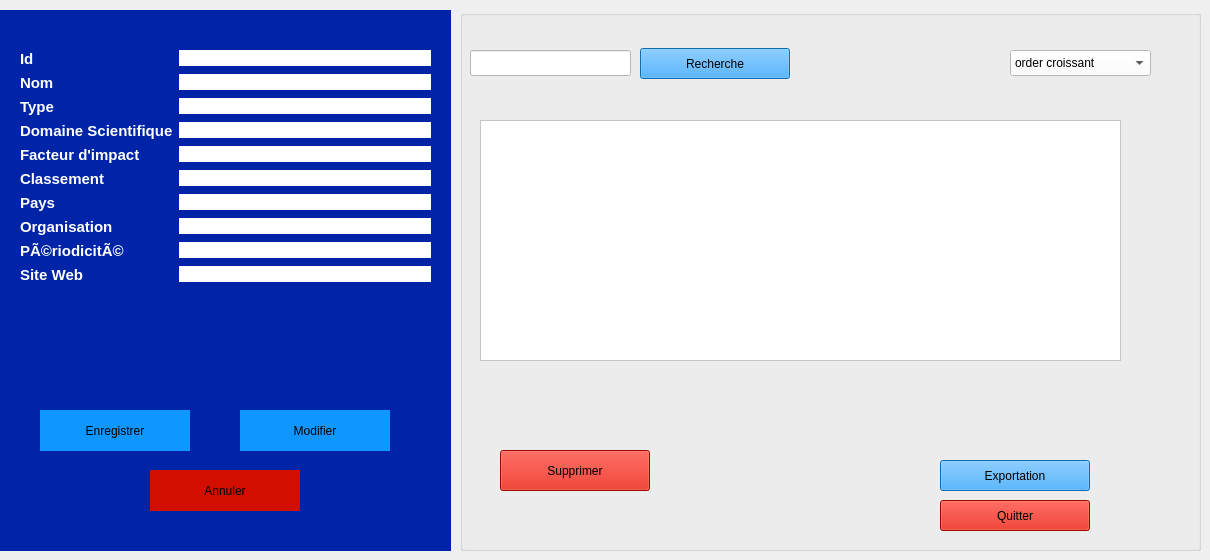
     <widget class="QWidget" name="stackedWidgetPage3">
      <widget class="QGroupBox" name="groupBox_Journal_Form">
       <property name="geometry">
        <rect>
         <x>0</x>
         <y>10</y>
         <width>451</width>
         <height>541</height>
        </rect>
       </property>
       <property name="styleSheet">
        <string notr="true">background-color: rgb(0, 36, 168);
border: #A8D3F0;</string>
       </property>
       <property name="title">
        <string/>
       </property>
       <widget class="QWidget" name="formLayoutWidget_Journal">
        <property name="geometry">
         <rect>
          <x>20</x>
          <y>40</y>
          <width>411</width>
          <height>331</height>
         </rect>
        </property>
        <layout class="QFormLayout" name="formLayout_Journal">
         <item row="0" column="0">
          <widget class="QLabel" name="label_Journal_id">
           <property name="text">
            <string>&lt;html&gt;&lt;head/&gt;&lt;body&gt;&lt;p&gt;&lt;span style=&quot; font-size:11pt; font-weight:700; color:#ffffff;&quot;&gt;Id&lt;/span&gt;&lt;/p&gt;&lt;/body&gt;&lt;/html&gt;</string>
           </property>
          </widget>
         </item>
         <item row="0" column="1">
          <widget class="QLineEdit" name="id">
           <property name="styleSheet">
            <string notr="true">background-color: rgb(255, 255, 255);</string>
           </property>
          </widget>
         </item>
         <item row="1" column="0">
          <widget class="QLabel" name="label_Journal_nom">
           <property name="text">
            <string>&lt;html&gt;&lt;head/&gt;&lt;body&gt;&lt;p&gt;&lt;span style=&quot; font-size:11pt; font-weight:700; color:#ffffff;&quot;&gt;Nom&lt;/span&gt;&lt;/p&gt;&lt;/body&gt;&lt;/html&gt;</string>
           </property>
          </widget>
         </item>
         <item row="1" column="1">
          <widget class="QLineEdit" name="nom">
           <property name="styleSheet">
            <string notr="true">background-color: rgb(255, 255, 255);</string>
           </property>
          </widget>
         </item>
         <item row="2" column="0">
          <widget class="QLabel" name="label_Journal_type">
           <property name="text">
            <string>&lt;html&gt;&lt;head/&gt;&lt;body&gt;&lt;p&gt;&lt;span style=&quot; font-size:11pt; font-weight:700; color:#ffffff;&quot;&gt;Type&lt;/span&gt;&lt;/p&gt;&lt;/body&gt;&lt;/html&gt;</string>
           </property>
          </widget>
         </item>
         <item row="2" column="1">
          <widget class="QLineEdit" name="type">
           <property name="styleSheet">
            <string notr="true">background-color: rgb(255, 255, 255);</string>
           </property>
          </widget>
         </item>
         <item row="3" column="0">
          <widget class="QLabel" name="label_Journal_domaine">
           <property name="text">
            <string>&lt;html&gt;&lt;head/&gt;&lt;body&gt;&lt;p&gt;&lt;span style=&quot; font-size:11pt; font-weight:700; color:#ffffff;&quot;&gt;Domaine Scientifique&lt;/span&gt;&lt;/p&gt;&lt;/body&gt;&lt;/html&gt;</string>
           </property>
          </widget>
         </item>
         <item row="3" column="1">
          <widget class="QLineEdit" name="domaine_scientifique">
           <property name="styleSheet">
            <string notr="true">background-color: rgb(255, 255, 255);</string>
           </property>
          </widget>
         </item>
         <item row="4" column="0">
          <widget class="QLabel" name="label_Journal_facteur">
           <property name="text">
            <string>&lt;html&gt;&lt;head/&gt;&lt;body&gt;&lt;p&gt;&lt;span style=&quot; font-size:11pt; font-weight:700; color:#ffffff;&quot;&gt;Facteur d'impact&lt;/span&gt;&lt;/p&gt;&lt;/body&gt;&lt;/html&gt;</string>
           </property>
          </widget>
         </item>
         <item row="4" column="1">
          <widget class="QLineEdit" name="facteur_impact">
           <property name="styleSheet">
            <string notr="true">background-color: rgb(255, 255, 255);</string>
           </property>
          </widget>
         </item>
         <item row="5" column="0">
          <widget class="QLabel" name="label_Journal_classement">
           <property name="text">
            <string>&lt;html&gt;&lt;head/&gt;&lt;body&gt;&lt;p&gt;&lt;span style=&quot; font-size:11pt; font-weight:700; color:#ffffff;&quot;&gt;Classement&lt;/span&gt;&lt;/p&gt;&lt;/body&gt;&lt;/html&gt;</string>
           </property>
          </widget>
         </item>
         <item row="5" column="1">
          <widget class="QLineEdit" name="classement">
           <property name="styleSheet">
            <string notr="true">background-color: rgb(255, 255, 255);</string>
           </property>
          </widget>
         </item>
         <item row="6" column="0">
          <widget class="QLabel" name="label_Journal_pays">
           <property name="text">
            <string>&lt;html&gt;&lt;head/&gt;&lt;body&gt;&lt;p&gt;&lt;span style=&quot; font-size:11pt; font-weight:700; color:#ffffff;&quot;&gt;Pays&lt;/span&gt;&lt;/p&gt;&lt;/body&gt;&lt;/html&gt;</string>
           </property>
          </widget>
         </item>
         <item row="6" column="1">
          <widget class="QLineEdit" name="pays">
           <property name="styleSheet">
            <string notr="true">background-color: rgb(255, 255, 255);</string>
           </property>
          </widget>
         </item>
         <item row="7" column="0">
          <widget class="QLabel" name="label_Journal_organisation">
           <property name="text">
            <string>&lt;html&gt;&lt;head/&gt;&lt;body&gt;&lt;p&gt;&lt;span style=&quot; font-size:11pt; font-weight:700; color:#ffffff;&quot;&gt;Organisation&lt;/span&gt;&lt;/p&gt;&lt;/body&gt;&lt;/html&gt;</string>
           </property>
          </widget>
         </item>
         <item row="7" column="1">
          <widget class="QLineEdit" name="organisation">
           <property name="styleSheet">
            <string notr="true">background-color: rgb(255, 255, 255);</string>
           </property>
          </widget>
         </item>
         <item row="8" column="0">
          <widget class="QLabel" name="label_Journal_periodicite">
           <property name="text">
            <string>&lt;html&gt;&lt;head/&gt;&lt;body&gt;&lt;p&gt;&lt;span style=&quot; font-size:11pt; font-weight:700; color:#ffffff;&quot;&gt;PÃ©riodicitÃ©&lt;/span&gt;&lt;/p&gt;&lt;/body&gt;&lt;/html&gt;</string>
           </property>
          </widget>
         </item>
         <item row="8" column="1">
          <widget class="QLineEdit" name="periodicite">
           <property name="styleSheet">
            <string notr="true">background-color: rgb(255, 255, 255);</string>
           </property>
          </widget>
         </item>
         <item row="9" column="0">
          <widget class="QLabel" name="label_Journal_siteweb">
           <property name="text">
            <string>&lt;html&gt;&lt;head/&gt;&lt;body&gt;&lt;p&gt;&lt;span style=&quot; font-size:11pt; font-weight:700; color:#ffffff;&quot;&gt;Site Web&lt;/span&gt;&lt;/p&gt;&lt;/body&gt;&lt;/html&gt;</string>
           </property>
          </widget>
         </item>
         <item row="9" column="1">
          <widget class="QLineEdit" name="siteweb">
           <property name="styleSheet">
            <string notr="true">background-color: rgb(255, 255, 255);</string>
           </property>
          </widget>
         </item>
        </layout>
       </widget>
       <widget class="QPushButton" name="enregistrer">
        <property name="geometry">
         <rect>
          <x>40</x>
          <y>400</y>
          <width>150</width>
          <height>41</height>
         </rect>
        </property>
        <property name="minimumSize">
         <size>
          <width>0</width>
          <height>0</height>
         </size>
        </property>
        <property name="styleSheet">
         <string notr="true">background-color: rgb(16, 151, 255);
</string>
        </property>
        <property name="text">
         <string>Enregistrer</string>
        </property>
       </widget>
       <widget class="QPushButton" name="modif">
        <property name="geometry">
         <rect>
          <x>240</x>
          <y>400</y>
          <width>150</width>
          <height>41</height>
         </rect>
        </property>
        <property name="styleSheet">
         <string notr="true">background-color: rgb(16, 151, 255);
</string>
        </property>
        <property name="text">
         <string>Modifier</string>
        </property>
       </widget>
       <widget class="QPushButton" name="annuler">
        <property name="geometry">
         <rect>
          <x>150</x>
          <y>460</y>
          <width>150</width>
          <height>41</height>
         </rect>
        </property>
        <property name="styleSheet">
         <string notr="true">background-color: rgb(209, 14, 0);
</string>
        </property>
        <property name="text">
         <string>Annuler</string>
        </property>
       </widget>
      </widget>
      <widget class="QGroupBox" name="groupBox_Session_List_4">
       <property name="geometry">
        <rect>
         <x>460</x>
         <y>10</y>
         <width>741</width>
         <height>541</height>
        </rect>
       </property>
       <property name="styleSheet">
        <string notr="true">background-color: rgb(0, 36, 168);
border: #A8D3F0;
/* Style pour tous les GroupBox */
QGroupBox {
    border: 2px solid #2c3e50; /* Couleur de la bordure */
    border-radius: 15px;      /* MÃªme arrondi que les boutons */
    margin-top: 20px;         /* Espace pour le titre en haut */
    font-weight: bold;
    color: #2c3e50;
}
/* Style spÃ©cifique pour le titre du GroupBox */
QGroupBox::title {
    subcontrol-origin: margin;
    subcontrol-position: top center; /* Place le titre en haut au centre */
    padding: 0 10px;
}</string>
       </property>
       <property name="title">
        <string/>
       </property>
       <widget class="QLineEdit" name="rechSession_4">
        <property name="geometry">
         <rect>
          <x>10</x>
          <y>40</y>
          <width>161</width>
          <height>26</height>
         </rect>
        </property>
        <property name="styleSheet">
         <string notr="true">background-color: rgb(255, 255, 255);</string>
        </property>
       </widget>
       <widget class="QPushButton" name="rechercheSession_4">
        <property name="geometry">
         <rect>
          <x>180</x>
          <y>38</y>
          <width>150</width>
          <height>31</height>
         </rect>
        </property>
        <property name="styleSheet">
         <string notr="true">background-color: rgb(16, 151, 255);
</string>
        </property>
        <property name="text">
         <string>Recherche</string>
        </property>
       </widget>
       <widget class="QPushButton" name="SuppSession_4">
        <property name="geometry">
         <rect>
          <x>40</x>
          <y>440</y>
          <width>150</width>
          <height>41</height>
         </rect>
        </property>
        <property name="styleSheet">
         <string notr="true">background-color: rgb(209, 14, 0);</string>
        </property>
        <property name="text">
         <string>Supprimer</string>
        </property>
       </widget>
       <widget class="QPushButton" name="quitterSession_4">
        <property name="geometry">
         <rect>
          <x>480</x>
          <y>490</y>
          <width>150</width>
          <height>31</height>
         </rect>
        </property>
        <property name="styleSheet">
         <string notr="true">background-color: rgb(209, 14, 0);
</string>
        </property>
        <property name="text">
         <string>Quitter</string>
        </property>
       </widget>
       <widget class="QPushButton" name="expoSession_4">
        <property name="geometry">
         <rect>
          <x>480</x>
          <y>450</y>
          <width>150</width>
          <height>31</height>
         </rect>
        </property>
        <property name="styleSheet">
         <string notr="true">background-color: rgb(16, 151, 255);
</string>
        </property>
        <property name="text">
         <string>Exportation</string>
        </property>
       </widget>
       <widget class="QComboBox" name="comboBox_8">
        <property name="geometry">
         <rect>
          <x>550</x>
          <y>40</y>
          <width>141</width>
          <height>26</height>
         </rect>
        </property>
        <property name="palette">
         <palette>
          <active>
           <colorrole role="WindowText">
            <brush brushstyle="SolidPattern">
             <color alpha="255">
              <red>0</red>
              <green>0</green>
              <blue>0</blue>
             </color>
            </brush>
           </colorrole>
           <colorrole role="Button">
            <brush brushstyle="SolidPattern">
             <color alpha="255">
              <red>255</red>
              <green>255</green>
              <blue>255</blue>
             </color>
            </brush>
           </colorrole>
           <colorrole role="Light">
            <brush brushstyle="SolidPattern">
             <color alpha="255">
              <red>255</red>
              <green>255</green>
              <blue>255</blue>
             </color>
            </brush>
           </colorrole>
           <colorrole role="Midlight">
            <brush brushstyle="SolidPattern">
             <color alpha="255">
              <red>255</red>
              <green>255</green>
              <blue>255</blue>
             </color>
            </brush>
           </colorrole>
           <colorrole role="Dark">
            <brush brushstyle="SolidPattern">
             <color alpha="255">
              <red>127</red>
              <green>127</green>
              <blue>127</blue>
             </color>
            </brush>
           </colorrole>
           <colorrole role="Mid">
            <brush brushstyle="SolidPattern">
             <color alpha="255">
              <red>170</red>
              <green>170</green>
              <blue>170</blue>
             </color>
            </brush>
           </colorrole>
           <colorrole role="Text">
            <brush brushstyle="SolidPattern">
             <color alpha="255">
              <red>0</red>
              <green>0</green>
              <blue>0</blue>
             </color>
            </brush>
           </colorrole>
           <colorrole role="BrightText">
            <brush brushstyle="SolidPattern">
             <color alpha="255">
              <red>255</red>
              <green>255</green>
              <blue>255</blue>
             </color>
            </brush>
           </colorrole>
           <colorrole role="ButtonText">
            <brush brushstyle="SolidPattern">
             <color alpha="255">
              <red>0</red>
              <green>0</green>
              <blue>0</blue>
             </color>
            </brush>
           </colorrole>
           <colorrole role="Base">
            <brush brushstyle="SolidPattern">
             <color alpha="255">
              <red>255</red>
              <green>255</green>
              <blue>255</blue>
             </color>
            </brush>
           </colorrole>
           <colorrole role="Window">
            <brush brushstyle="SolidPattern">
             <color alpha="255">
              <red>255</red>
              <green>255</green>
              <blue>255</blue>
             </color>
            </brush>
           </colorrole>
           <colorrole role="Shadow">
            <brush brushstyle="SolidPattern">
             <color alpha="255">
              <red>0</red>
              <green>0</green>
              <blue>0</blue>
             </color>
            </brush>
           </colorrole>
           <colorrole role="AlternateBase">
            <brush brushstyle="SolidPattern">
             <color alpha="255">
              <red>255</red>
              <green>255</green>
              <blue>255</blue>
             </color>
            </brush>
           </colorrole>
           <colorrole role="ToolTipBase">
            <brush brushstyle="SolidPattern">
             <color alpha="255">
              <red>255</red>
              <green>255</green>
              <blue>220</blue>
             </color>
            </brush>
           </colorrole>
           <colorrole role="ToolTipText">
            <brush brushstyle="SolidPattern">
             <color alpha="255">
              <red>0</red>
              <green>0</green>
              <blue>0</blue>
             </color>
            </brush>
           </colorrole>
           <colorrole role="PlaceholderText">
            <brush brushstyle="SolidPattern">
             <color alpha="127">
              <red>0</red>
              <green>0</green>
              <blue>0</blue>
             </color>
            </brush>
           </colorrole>
           <colorrole role="Accent">
            <brush brushstyle="SolidPattern">
             <color alpha="255">
              <red>255</red>
              <green>255</green>
              <blue>255</blue>
             </color>
            </brush>
           </colorrole>
          </active>
          <inactive>
           <colorrole role="WindowText">
            <brush brushstyle="SolidPattern">
             <color alpha="255">
              <red>0</red>
              <green>0</green>
              <blue>0</blue>
             </color>
            </brush>
           </colorrole>
           <colorrole role="Button">
            <brush brushstyle="SolidPattern">
             <color alpha="255">
              <red>255</red>
              <green>255</green>
              <blue>255</blue>
             </color>
            </brush>
           </colorrole>
           <colorrole role="Light">
            <brush brushstyle="SolidPattern">
             <color alpha="255">
              <red>255</red>
              <green>255</green>
              <blue>255</blue>
             </color>
            </brush>
           </colorrole>
           <colorrole role="Midlight">
            <brush brushstyle="SolidPattern">
             <color alpha="255">
              <red>255</red>
              <green>255</green>
              <blue>255</blue>
             </color>
            </brush>
           </colorrole>
           <colorrole role="Dark">
            <brush brushstyle="SolidPattern">
             <color alpha="255">
              <red>127</red>
              <green>127</green>
              <blue>127</blue>
             </color>
            </brush>
           </colorrole>
           <colorrole role="Mid">
            <brush brushstyle="SolidPattern">
             <color alpha="255">
              <red>170</red>
              <green>170</green>
              <blue>170</blue>
             </color>
            </brush>
           </colorrole>
           <colorrole role="Text">
            <brush brushstyle="SolidPattern">
             <color alpha="255">
              <red>0</red>
              <green>0</green>
              <blue>0</blue>
             </color>
            </brush>
           </colorrole>
           <colorrole role="BrightText">
            <brush brushstyle="SolidPattern">
             <color alpha="255">
              <red>255</red>
              <green>255</green>
              <blue>255</blue>
             </color>
            </brush>
           </colorrole>
           <colorrole role="ButtonText">
            <brush brushstyle="SolidPattern">
             <color alpha="255">
              <red>0</red>
              <green>0</green>
              <blue>0</blue>
             </color>
            </brush>
           </colorrole>
           <colorrole role="Base">
            <brush brushstyle="SolidPattern">
             <color alpha="255">
              <red>255</red>
              <green>255</green>
              <blue>255</blue>
             </color>
            </brush>
           </colorrole>
           <colorrole role="Window">
            <brush brushstyle="SolidPattern">
             <color alpha="255">
              <red>255</red>
              <green>255</green>
              <blue>255</blue>
             </color>
            </brush>
           </colorrole>
           <colorrole role="Shadow">
            <brush brushstyle="SolidPattern">
             <color alpha="255">
              <red>0</red>
              <green>0</green>
              <blue>0</blue>
             </color>
            </brush>
           </colorrole>
           <colorrole role="AlternateBase">
            <brush brushstyle="SolidPattern">
             <color alpha="255">
              <red>255</red>
              <green>255</green>
              <blue>255</blue>
             </color>
            </brush>
           </colorrole>
           <colorrole role="ToolTipBase">
            <brush brushstyle="SolidPattern">
             <color alpha="255">
              <red>255</red>
              <green>255</green>
              <blue>220</blue>
             </color>
            </brush>
           </colorrole>
           <colorrole role="ToolTipText">
            <brush brushstyle="SolidPattern">
             <color alpha="255">
              <red>0</red>
              <green>0</green>
              <blue>0</blue>
             </color>
            </brush>
           </colorrole>
           <colorrole role="PlaceholderText">
            <brush brushstyle="SolidPattern">
             <color alpha="127">
              <red>0</red>
              <green>0</green>
              <blue>0</blue>
             </color>
            </brush>
           </colorrole>
           <colorrole role="Accent">
            <brush brushstyle="SolidPattern">
             <color alpha="255">
              <red>255</red>
              <green>255</green>
              <blue>255</blue>
             </color>
            </brush>
           </colorrole>
          </inactive>
          <disabled>
           <colorrole role="WindowText">
            <brush brushstyle="SolidPattern">
             <color alpha="255">
              <red>127</red>
              <green>127</green>
              <blue>127</blue>
             </color>
            </brush>
           </colorrole>
           <colorrole role="Button">
            <brush brushstyle="SolidPattern">
             <color alpha="255">
              <red>255</red>
              <green>255</green>
              <blue>255</blue>
             </color>
            </brush>
           </colorrole>
           <colorrole role="Light">
            <brush brushstyle="SolidPattern">
             <color alpha="255">
              <red>255</red>
              <green>255</green>
              <blue>255</blue>
             </color>
            </brush>
           </colorrole>
           <colorrole role="Midlight">
            <brush brushstyle="SolidPattern">
             <color alpha="255">
              <red>255</red>
              <green>255</green>
              <blue>255</blue>
             </color>
            </brush>
           </colorrole>
           <colorrole role="Dark">
            <brush brushstyle="SolidPattern">
             <color alpha="255">
              <red>127</red>
              <green>127</green>
              <blue>127</blue>
             </color>
            </brush>
           </colorrole>
           <colorrole role="Mid">
            <brush brushstyle="SolidPattern">
             <color alpha="255">
              <red>170</red>
              <green>170</green>
              <blue>170</blue>
             </color>
            </brush>
           </colorrole>
           <colorrole role="Text">
            <brush brushstyle="SolidPattern">
             <color alpha="255">
              <red>127</red>
              <green>127</green>
              <blue>127</blue>
             </color>
            </brush>
           </colorrole>
           <colorrole role="BrightText">
            <brush brushstyle="SolidPattern">
             <color alpha="255">
              <red>255</red>
              <green>255</green>
              <blue>255</blue>
             </color>
            </brush>
           </colorrole>
           <colorrole role="ButtonText">
            <brush brushstyle="SolidPattern">
             <color alpha="255">
              <red>127</red>
              <green>127</green>
              <blue>127</blue>
             </color>
            </brush>
           </colorrole>
           <colorrole role="Base">
            <brush brushstyle="SolidPattern">
             <color alpha="255">
              <red>255</red>
              <green>255</green>
              <blue>255</blue>
             </color>
            </brush>
           </colorrole>
           <colorrole role="Window">
            <brush brushstyle="SolidPattern">
             <color alpha="255">
              <red>255</red>
              <green>255</green>
              <blue>255</blue>
             </color>
            </brush>
           </colorrole>
           <colorrole role="Shadow">
            <brush brushstyle="SolidPattern">
             <color alpha="255">
              <red>0</red>
              <green>0</green>
              <blue>0</blue>
             </color>
            </brush>
           </colorrole>
           <colorrole role="AlternateBase">
            <brush brushstyle="SolidPattern">
             <color alpha="255">
              <red>255</red>
              <green>255</green>
              <blue>255</blue>
             </color>
            </brush>
           </colorrole>
           <colorrole role="ToolTipBase">
            <brush brushstyle="SolidPattern">
             <color alpha="255">
              <red>255</red>
              <green>255</green>
              <blue>220</blue>
             </color>
            </brush>
           </colorrole>
           <colorrole role="ToolTipText">
            <brush brushstyle="SolidPattern">
             <color alpha="255">
              <red>0</red>
              <green>0</green>
              <blue>0</blue>
             </color>
            </brush>
           </colorrole>
           <colorrole role="PlaceholderText">
            <brush brushstyle="SolidPattern">
             <color alpha="127">
              <red>127</red>
              <green>127</green>
              <blue>127</blue>
             </color>
            </brush>
           </colorrole>
           <colorrole role="Accent">
            <brush brushstyle="SolidPattern">
             <color alpha="255">
              <red>255</red>
              <green>255</green>
              <blue>255</blue>
             </color>
            </brush>
           </colorrole>
          </disabled>
         </palette>
        </property>
        <property name="styleSheet">
         <string notr="true">background-color: rgb(255, 255, 255);</string>
        </property>
        <item>
         <property name="text">
          <string>order croissant</string>
         </property>
        </item>
        <item>
         <property name="text">
          <string>order decroissant</string>
         </property>
        </item>
       </widget>
       <widget class="QTableWidget" name="tableWidget_8">
        <property name="geometry">
         <rect>
          <x>20</x>
          <y>110</y>
          <width>641</width>
          <height>241</height>
         </rect>
        </property>
        <property name="styleSheet">
         <string notr="true">background-color: rgb(255, 255, 255);</string>
        </property>
       </widget>
      </widget>
     </widget>
